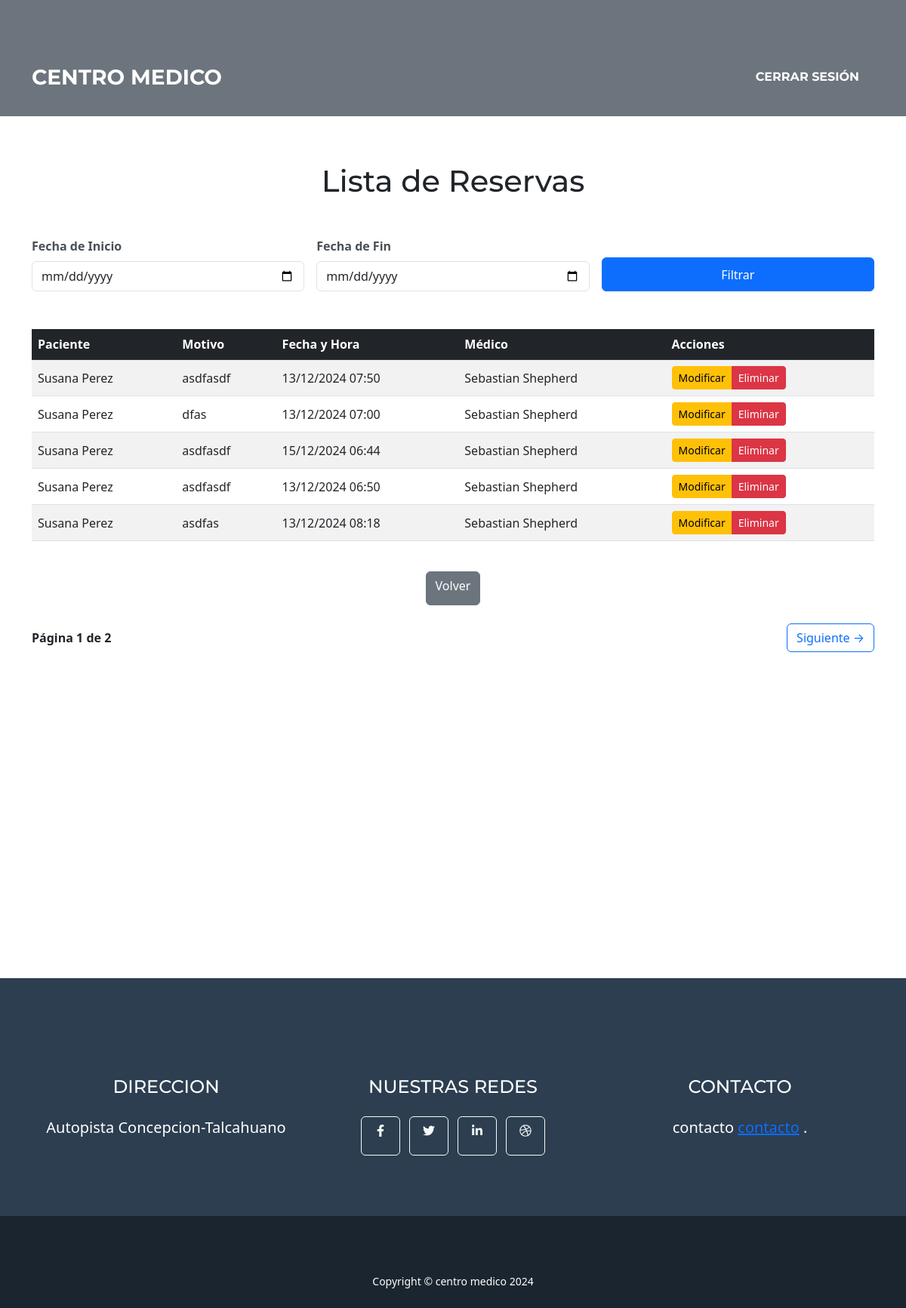
The app's page /recepcionista/reservas/ (signed in) with its own data.
### ficha_medica/models.py (models this page shows, shortened)
class Reserva(models.Model):
    paciente = models.ForeignKey(Paciente, on_delete=models.CASCADE)
    especialidad = models.ForeignKey(Especialidad, on_delete=models.CASCADE)
    medico = models.ForeignKey(Medico, on_delete=models.CASCADE)
    fecha_reserva = models.ForeignKey(Disponibilidad, on_delete=models.CASCADE)
    motivo = models.TextField()
    recepcionista = models.ForeignKey(User, on_delete=models.SET_NULL, null=True, blank=True)  # Agregar este campo
    class Meta:
        verbose_name = "Reserva"
        verbose_name_plural = "Reservas"

class Paciente(models.Model):
    rut = models.CharField(max_length=12, unique=True)  # Ejemplo: 12345678-9
    nombre = models.CharField(max_length=100)
    fecha_nacimiento = models.DateField(blank=True, null=True)  # Campo adicional
    direccion = models.TextField(blank=True, null=True)
    telefono = models.CharField(max_length=15, blank=True, null=True)
    email = models.EmailField(blank=True, null=True)
    class Meta:
        verbose_name = "Paciente"
        verbose_name_plural = "Pacientes"

class Disponibilidad(models.Model):
    medico = models.ForeignKey('Medico', on_delete=models.CASCADE)
    fecha_disponible = models.DateTimeField()
    ocupada = models.BooleanField(default=False)
    class Meta:
        verbose_name = "Disponibilidad"
        verbose_name_plural = "Disponibilidades"

class Medico(models.Model):
    user = models.OneToOneField(User, on_delete=models.CASCADE)
    especialidad = models.ForeignKey(Especialidad, on_delete=models.CASCADE, related_name="medicos")  # Relación con Especialidad
    telefono = models.CharField(max_length=15, blank=True, null=True)
    class Meta:
        verbose_name = "Medico"
        verbose_name_plural = "Medicos"

### ficha_medica/utils.py (the view)
        def _wrapped_view(request, *args, **kwargs):
            if not request.user.groups.filter(name=role_name).exists():
                return HttpResponseForbidden(f"No tienes acceso al rol requerido: {role_name}.")
            return view_func(request, *args, **kwargs)

### ficha_medica/utils.py (called while the page is built)
def role_required(role_name):
    def decorator(view_func):
        def _wrapped_view(request, *args, **kwargs):
            if not request.user.groups.filter(name=role_name).exists():
                return HttpResponseForbidden(f"No tienes acceso al rol requerido: {role_name}.")
            return view_func(request, *args, **kwargs)
        return _wrapped_view
    return decorator

### ficha_medica/views.py (called while the page is built, shortened)
@login_required
@role_required('Recepcionista')
def listar_reservas(request):
    fecha_inicio = request.GET.get('fecha_inicio')
    fecha_fin = request.GET.get('fecha_fin')
    reservas = Reserva.objects.all().order_by('-fecha_reserva')
    es_medico = request.user.groups.filter(name='Medico').exists()
    paginator = Paginator(reservas, 5)
    page_number = request.GET.get('page')
    page_obj = paginator.get_page(page_number)
    return render(request, 'reservas/listar_reservas.html', {
        'reservas': page_obj,
        'fecha_inicio': fecha_inicio,
        'fecha_fin': fecha_fin,
        'es_medico': es_medico,  # Pasar la verificación al template
    })

### ficha_medica/templates/reservas/listar_reservas.html (shortened to what this page needs)
{% extends 'core/base.html' %}
{% block content %}
<br><br><br>
<h1 class="text-center mb-4">Lista de Reservas</h1>
<div class="container mb-5">
    <form method="get" class="row g-3">
        <div class="col-md-4">
            <label for="fecha_inicio" class="form-label">Fecha de Inicio</label>
            <input type="date" id="fecha_inicio" name="fecha_inicio" class="form-control" value="{{ fecha_inicio }}">
        </div>
        <div class="col-md-4">
            <label for="fecha_fin" class="form-label">Fecha de Fin</label>
            <input type="date" id="fecha_fin" name="fecha_fin" class="form-control" value="{{ fecha_fin }}">
        </div>
        <div class="col-md-4 d-flex align-items-end">
            <button type="submit" class="btn btn-primary w-100">Filtrar</button>
        </div>
    </form>
</div>
<div class="container">
    <div class="table-responsive">
        <table class="table table-striped table-hover align-middle">
            <thead class="table-dark">
                <tr>
                    <th>Paciente</th>
                    <th>Motivo</th>
                    <th>Fecha y Hora</th>
                    <th>Médico</th>
                    <th>Acciones</th>
                </tr>
            </thead>
            <tbody>
                {% for reserva in reservas %}
                <tr>
                    <td>{{ reserva.paciente.nombre }}</td>
                    <td>{{ reserva.motivo }}</td>
                    <td>{{ reserva.fecha_reserva.fecha_disponible|date:"d/m/Y H:i" }}</td>
                    <td>{{ reserva.medico.user.first_name }} {{ reserva.medico.user.last_name }}</td>
                    <td>
                        <div class="btn-group" role="group">
                            <a href="{% url 'modificar_reserva' reserva.id %}" class="btn btn-warning btn-sm">Modificar</a>
                            <button
                                class="btn btn-danger btn-sm"
                                onclick="confirmarEliminacion('{% url 'eliminar_reserva' reserva.id %}')">
                                Eliminar
                            </button>
                        </div>
                    </td>
                </tr>
                {% empty %}
                <tr>
                    <td colspan="5" class="text-center">No se encontraron reservas para el rango de fechas seleccionado.</td>
                </tr>
                {% endfor %}
            </tbody>
        </table>
    </div>
    <div class="text-center mt-4">
        <a href="{% url 'recepcionista_dashboard' %}" class="btn btn-secondary">Volver</a>
    </div>
</div>
<div class="container mt-4 d-flex justify-content-between align-items-center">
    <span class="fw-bold">Página {{ reservas.number }} de {{ reservas.paginator.num_pages }}</span>
    {% if reservas.has_next %}
    <a href="?page={{ reservas.next_page_number }}{% if fecha_inicio %}&fecha_inicio={{ fecha_inicio }}{% endif %}{% if fecha_fin %}&fecha_fin={{ fecha_fin }}{% endif %}" class="btn btn-outline-primary">Siguiente →</a>
    {% endif %}
</div>
<br><br><br>
{% endblock %}

### records on screen
Reserva: paciente.nombre "Susana Perez", motivo "asdfasdf", fecha_reserva.fecha_disponible "13/12/2024 07:50", medico.user.first_name "Sebastian", medico.user.last_name "Shepherd"
Reserva: paciente.nombre "Susana Perez", motivo "dfas", fecha_reserva.fecha_disponible "13/12/2024 07:00", medico.user.first_name "Sebastian", medico.user.last_name "Shepherd"
Reserva: paciente.nombre "Susana Perez", motivo "asdfasdf", fecha_reserva.fecha_disponible "15/12/2024 06:44", medico.user.first_name "Sebastian", medico.user.last_name "Shepherd"
Reserva: paciente.nombre "Susana Perez", motivo "asdfasdf", fecha_reserva.fecha_disponible "13/12/2024 06:50", medico.user.first_name "Sebastian", medico.user.last_name "Shepherd"
Reserva: paciente.nombre "Susana Perez", motivo "asdfas", fecha_reserva.fecha_disponible "13/12/2024 08:18", medico.user.first_name "Sebastian", medico.user.last_name "Shepherd"

### other values on screen
{{ reservas.number }} "1"
{{ reservas.paginator.num_pages }} "2"
